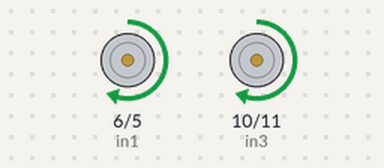
The sketch below on a simulated Arduino Uno, built with avr-gcc and run on an emulated ATmega328P. Shown: motor-driver pin pairs drawn as motors (green arrow = first pin HIGH = forward, orange = second pin HIGH = backward, longer = more drive).

Above: at 1.0 s.
At 13.5 s:
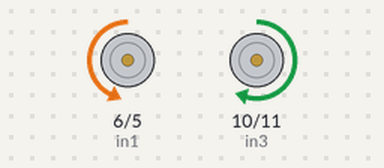
At 23.5 s:
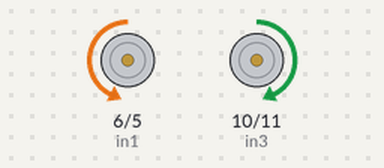
At 49.5 s:
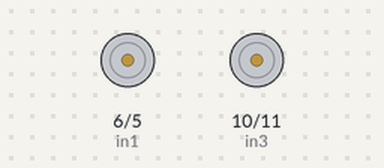
Timing chart, 0 to 52.0 s (numbered marks = the images above):
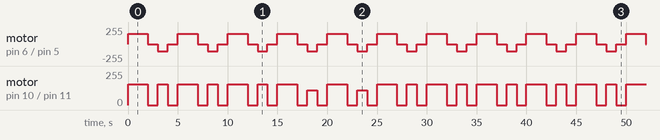

The sketch:

EE31_Phase2B.ino
```cpp
int in1 = 6;
int in2 = 5;
int in3 = 10;
int in4 = 11;

void setup() {
  pinMode(in1, OUTPUT);
  pinMode(in2, OUTPUT);
  pinMode(in3, OUTPUT);
  pinMode(in4, OUTPUT);
}

void loop() {
  // Move forward
  analogWrite(in1, 155);
  analogWrite(in2, 0);
  analogWrite(in3, 155);
  analogWrite(in4, 0);
  delay(2000); // Move for 2 seconds

  // Stop
  analogWrite(in1, 0);
  analogWrite(in3, 0);
  delay(1000); // Stop for 1 second

  // Turn left
  analogWrite(in1, 0);
  analogWrite(in2, 110);
  analogWrite(in3, 110);
  analogWrite(in4, 0);
  delay(1000); // Turn for 2 second

  // Stop
  analogWrite(in2, 0);
  analogWrite(in3, 0);
  delay(1000); // Stop for 1 second

}
```

Measured:
- by itself, motor on pin 6 (in1) / pin 5 (in2): repeats every 5.0 s: stopped 1.0 s, backward 110/255 1.0 s, stopped 1.0 s, forward 155/255 2.0 s
- by itself, motor on pin 10 (in3) / pin 11 (in4): moves between stopped and forward 155/255, repeating every 40.0 s
